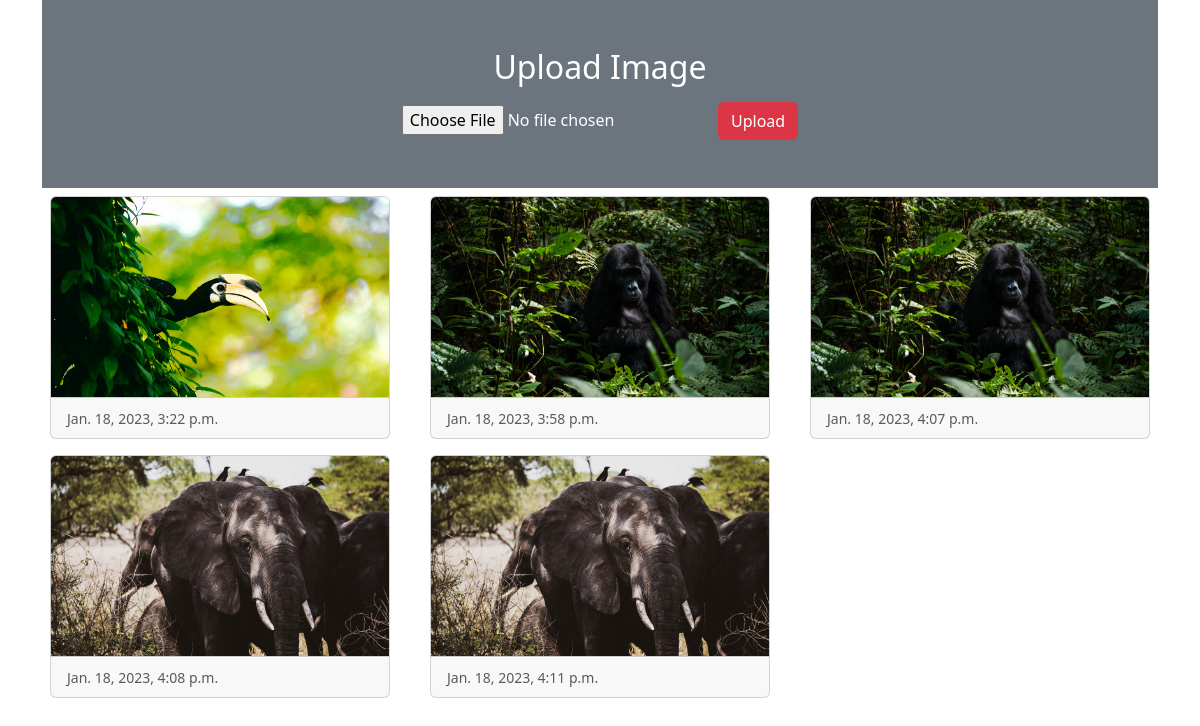
The page / on the database its author committed.
### image/models.py (models this page shows)
class image(models.Model):
    photo = models.ImageField(upload_to='myimage')
    date = models.DateTimeField(auto_now_add=True)

### image/views.py (the view)
# urls.py: 2. Add a URL to urlpatterns:  path('', views.home, name='home')
def home(request):
    if request.method == 'POST':
        form = ImageForm(request.POST, request.FILES)
        if form.is_valid():
            form.save()
    form = ImageForm()
    img = image.objects.all()
    return render(request, 'home.html', {'img':img, 'form':form})

### image/forms.py
class ImageForm(forms.ModelForm):
    class Meta:
        model = image
        fields = '__all__'
        labels = {'photo':''}

### image/templates/home.html (shortened to what this page needs)
<!DOCTYPE html>
<html lang="en">
  <head>
    <link
      href="https://cdn.jsdelivr.net/npm/bootstrap@5.3.0-alpha1/dist/css/bootstrap.min.css"
      rel="stylesheet"
    />
  </head>
  <body>
    <div class="container">
      <div class="py-5 text-center bg-secondary text-white">
        <h2 class="mb-3">Upload Image</h2>
        <form action="" method="post" enctype="multipart/form-data">
          {% csrf_token %} {{form}}
          <input type="submit" class="btn btn-danger" value="Upload" />
        </form>
      </div>
      <div class="row">
        {% for x in img %}
        <div class="col-sm-4">
          <div class="card m-2">
            <img
              src="{{x.photo.url}}"
              alt=""
              class="card-img-top"
              height="200px"
            />
            <div class="card-footer">
              <small class="text-muted">{{x.date}}</small>
            </div>
          </div>
        </div>
        {% endfor %}
      </div>
    </div>
  </body>
</html>

### rows shown on the page
image: photo (picture), date "Jan. 18, 2023, 3:22 p.m."
image: photo (picture), date "Jan. 18, 2023, 3:58 p.m."
image: photo (picture), date "Jan. 18, 2023, 4:07 p.m."
image: photo (picture), date "Jan. 18, 2023, 4:08 p.m."
image: photo (picture), date "Jan. 18, 2023, 4:11 p.m."
